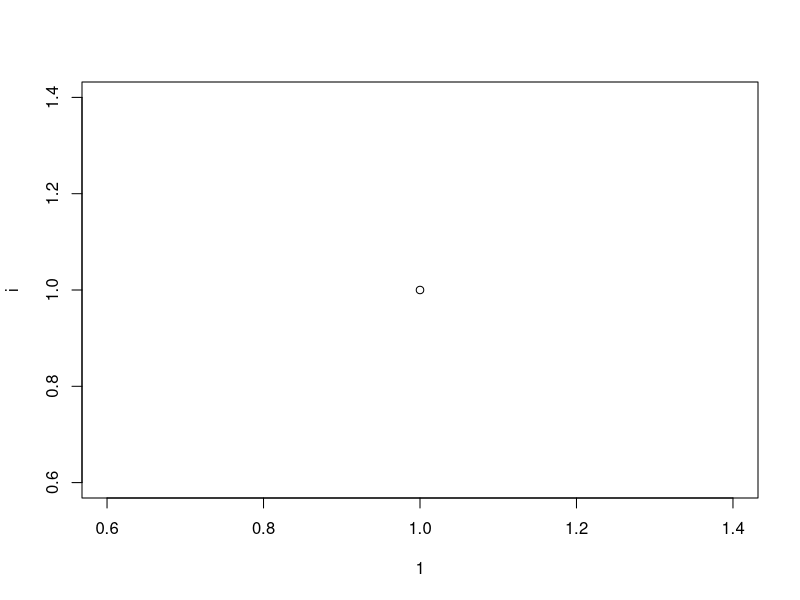
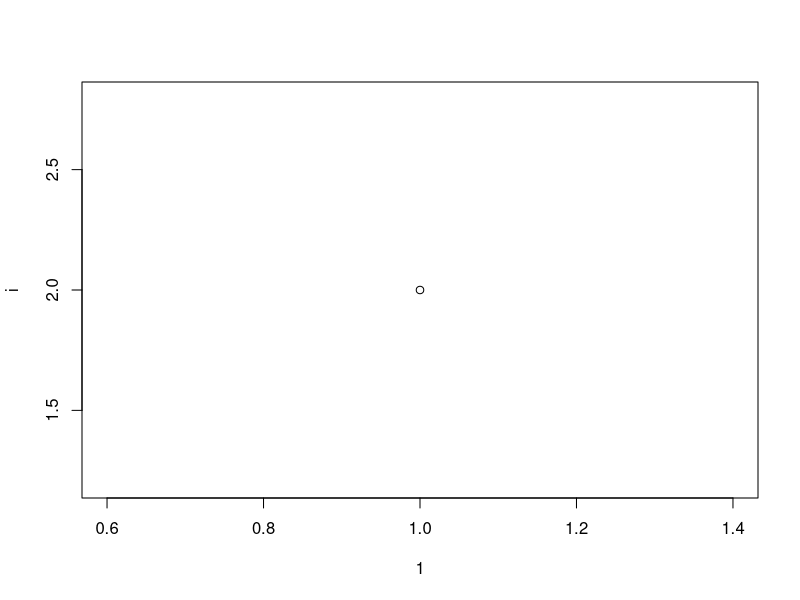
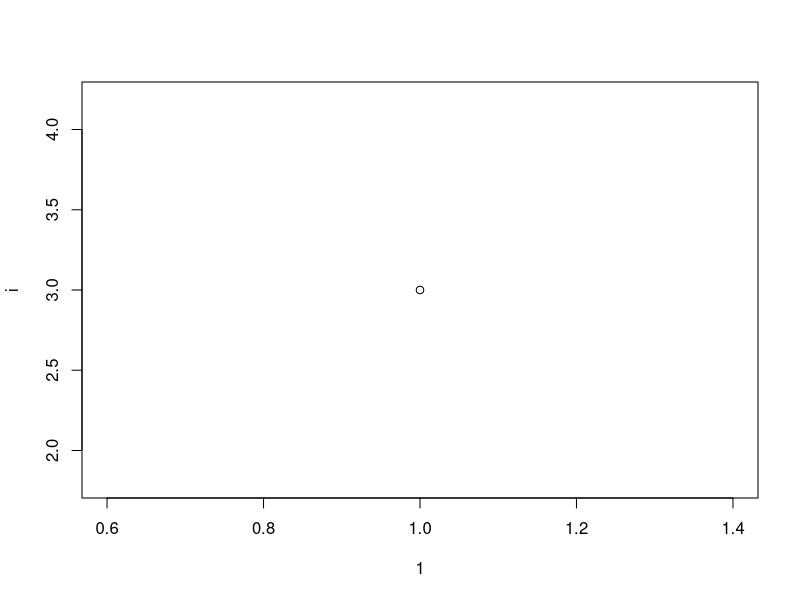
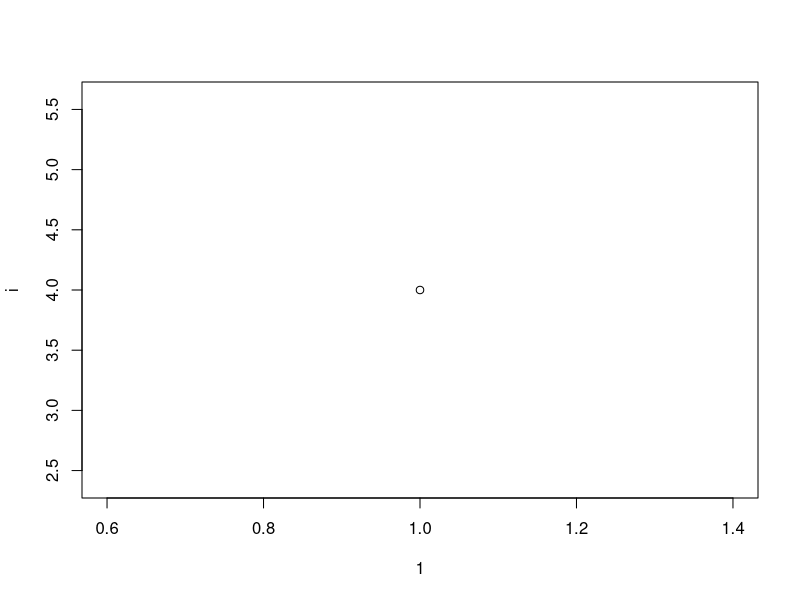
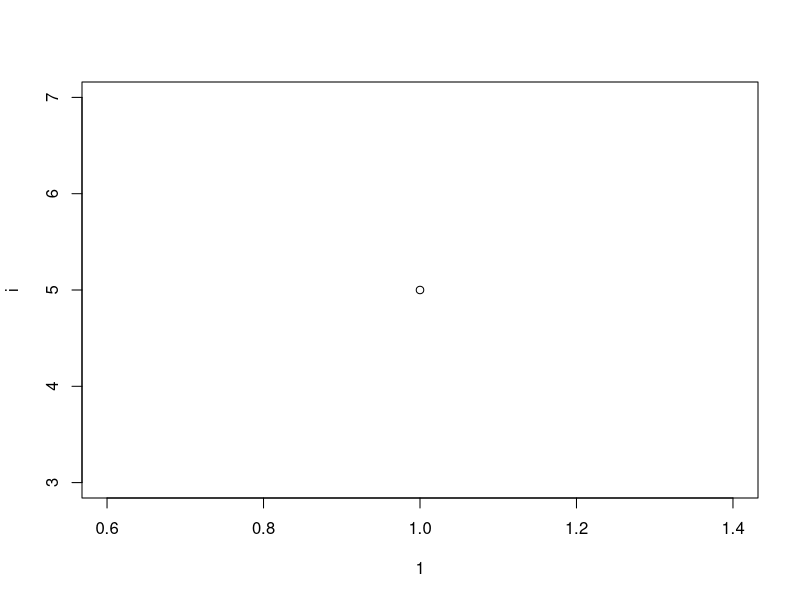
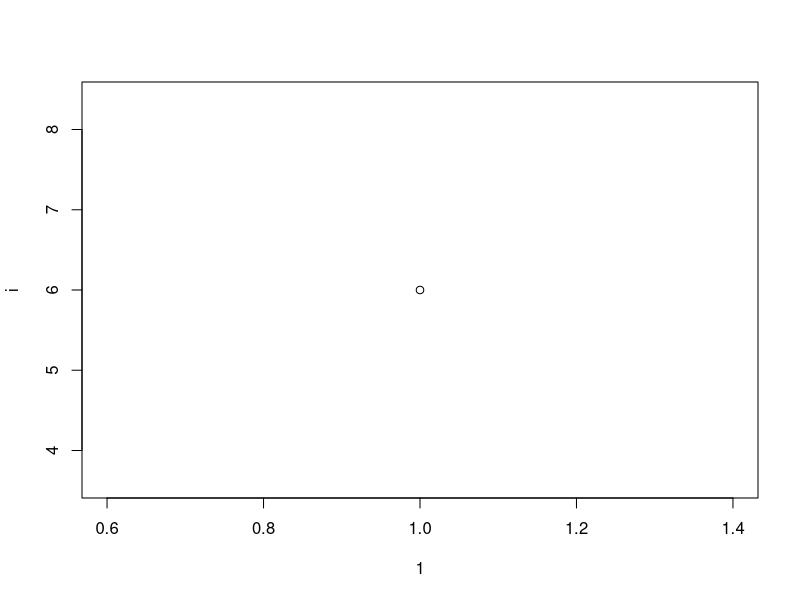
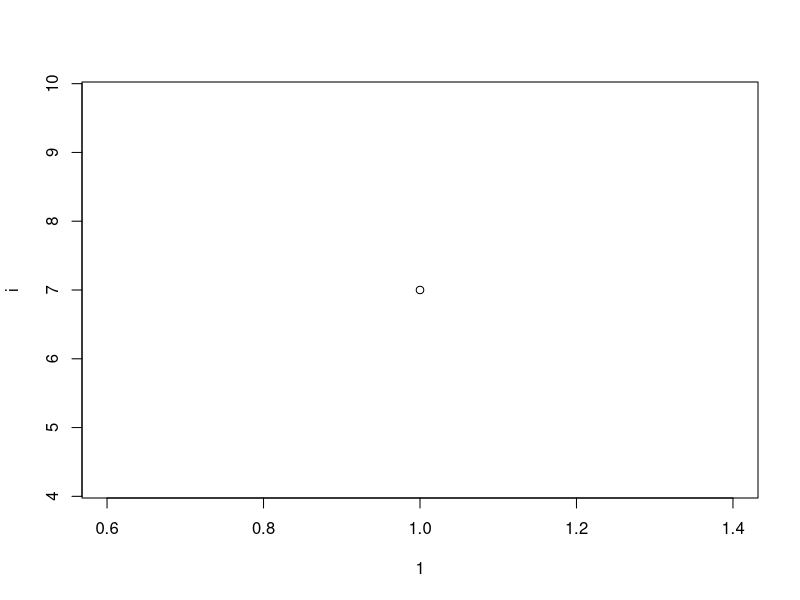
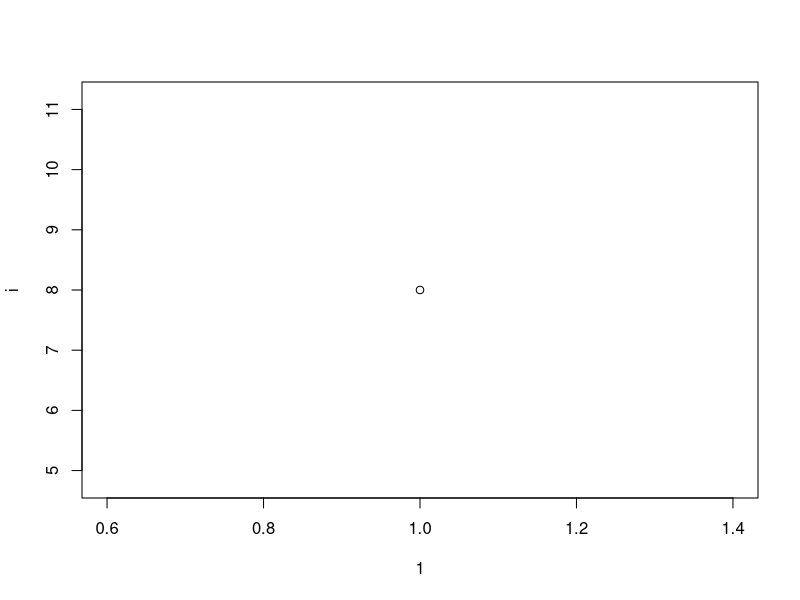

Write the R code that produced these figures, in order.
## ---- chunk 1
for (i in 1:10){
  plot(1, i)
  }
## ---- chunk 2
plot(cars)
